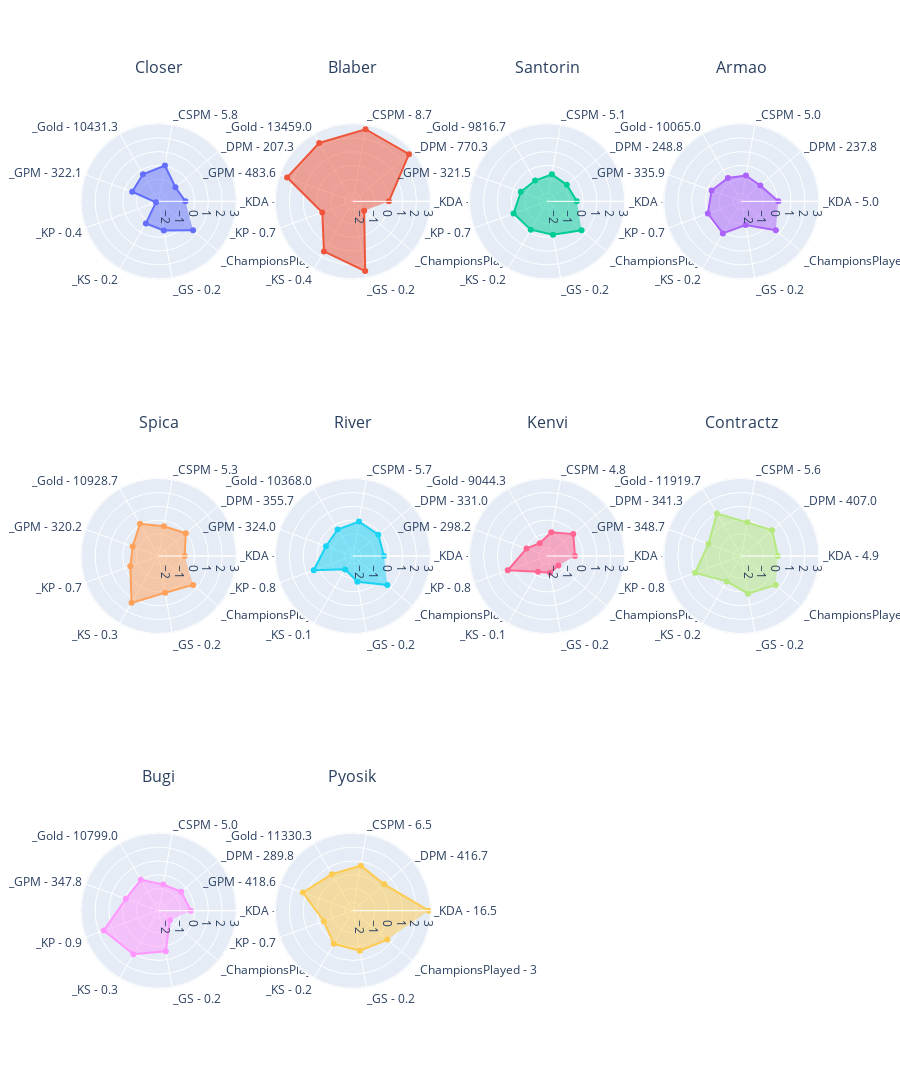

This figure's notebook cell:
### Code cell
df = players_stats.loc[players_stats["Position"] == positions[1]]
min_value, max_value = get_min_max_value(df, columns)

ROW, COLUMNS = get_rows_columns(df, 4)

fig = get_fig_subplots(df, ROWS, COLUMNS)
for i, player_name in enumerate(df.index):
    _df = df.loc[player_name, columns]
    theta_list = get_theta_list(df, player_name, origin_columns, columns)

    r, c = get_rc(i, COLUMNS)
    fig.add_trace(
        go.Scatterpolar(r=_df, theta=theta_list, fill="toself", name=player_name),
        row=r,
        col=c,
    )

fig.update_layout(
    height=400 * ROWS,
    showlegend=False,
    polar=dict(
        radialaxis=dict(visible=True),
    ),
    title=dict(y=1),
)
fig.update_annotations(yshift=20)
fig.update_polars(radialaxis=dict(range=[min_value - 0.2, max_value + 0.2]))
fig.show()

### Figure 1 — Plotly figure (JSON) as saved in the notebook; plotly's stock layout.template omitted (floating-point values rounded to 4 significant figures)
{"data": [{"fill": "toself", "name": "Closer", "r": [-0.6566, -1.009, 0.03566, -0.3309, -0.5604, -2.391, -0.7481, -0.4535, 0.6547], "subplot": "polar", "theta": ["_KDA - 2.0", "_DPM - 207.3", "_CSPM - 5.8", "_Gold - 10431.3", "_GPM - 322.1", "_KP - 0.4", "_KS - 0.2", "_GS - 0.2", "_ChampionsPlayed - 3"], "type": "scatterpolar"}, {"fill": "toself", "name": "Blaber", "r": [0.006388, 2.699, 2.696, 2.272, 2.461, -0.2407, 1.584, 2.522, -1.528], "subplot": "polar2", "theta": ["_KDA - 4.7", "_DPM - 770.3", "_CSPM - 8.7", "_Gold - 13459.0", "_GPM - 483.6", "_KP - 0.7", "_KS - 0.4", "_GS - 0.2", "_ChampionsPlayed - 2"], "type": "scatterpolar"}, {"fill": "toself", "name": "Santorin", "r": [-0.4473, -0.7361, -0.614, -0.8593, -0.572, -0.01278, -0.2257, -0.1364, 0.6547], "subplot": "polar3", "theta": ["_KDA - 2.9", "_DPM - 248.8", "_CSPM - 5.1", "_Gold - 9816.7", "_GPM - 321.5", "_KP - 0.7", "_KS - 0.2", "_GS - 0.2", "_ChampionsPlayed - 3"], "type": "scatterpolar"}, {"fill": "toself", "name": "Armao", "r": [0.07618, -0.8086, -0.6969, -0.6458, -0.3027, -0.01278, 0.08236, -0.8575, 0.6547], "subplot": "polar4", "theta": ["_KDA - 5.0", "_DPM - 237.8", "_CSPM - 5.0", "_Gold - 10065.0", "_GPM - 335.9", "_KP - 0.7", "_KS - 0.2", "_GS - 0.2", "_ChampionsPlayed - 3"], "type": "scatterpolar"}, {"fill": "toself", "name": "Spica", "r": [-0.7109, -0.0321, -0.405, 0.09668, -0.5967, -0.418, 1.315, 0.1045, 0.6547], "subplot": "polar5", "theta": ["_KDA - 1.8", "_DPM - 355.7", "_CSPM - 5.3", "_Gold - 10928.7", "_GPM - 320.2", "_KP - 0.7", "_KS - 0.3", "_GS - 0.2", "_ChampionsPlayed - 3"], "type": "scatterpolar"}, {"fill": "toself", "name": "River", "r": [-0.3513, -0.1948, -0.06391, -0.3853, -0.525, 0.4163, -1.476, -0.708, 0.6547], "subplot": "polar6", "theta": ["_KDA - 3.2", "_DPM - 331.0", "_CSPM - 5.7", "_Gold - 10368.0", "_GPM - 324.0", "_KP - 0.8", "_KS - 0.1", "_GS - 0.2", "_ChampionsPlayed - 3"], "type": "scatterpolar"}, {"fill": "toself", "name": "Kenvi", "r": [-0.5833, -0.1269, -0.8543, -1.523, -1.008, 0.4329, -1.273, -1.37, -1.528], "subplot": "polar7", "theta": ["_KDA - 2.3", "_DPM - 341.3", "_CSPM - 4.8", "_Gold - 9044.3", "_GPM - 298.2", "_KP - 0.8", "_KS - 0.1", "_GS - 0.2", "_ChampionsPlayed - 2"], "type": "scatterpolar"}, {"fill": "toself", "name": "Contractz", "r": [0.04128, 0.3057, -0.1241, 0.9486, -0.06335, 0.9656, -0.4736, 0.1737, 0.6547], "subplot": "polar8", "theta": ["_KDA - 4.9", "_DPM - 407.0", "_CSPM - 5.6", "_Gold - 11919.7", "_GPM - 348.7", "_KP - 0.8", "_KS - 0.2", "_GS - 0.2", "_ChampionsPlayed - 3"], "type": "scatterpolar"}, {"fill": "toself", "name": "Bugi", "r": [-0.2597, -0.4659, -0.678, -0.01479, -0.07865, 1.621, 1.045, 0.3814, -1.528], "subplot": "polar9", "theta": ["_KDA - 3.6", "_DPM - 289.8", "_CSPM - 5.0", "_Gold - 10799.0", "_GPM - 347.8", "_KP - 0.9", "_KS - 0.3", "_GS - 0.2", "_ChampionsPlayed - 2"], "type": "scatterpolar"}, {"fill": "toself", "name": "Pyosik", "r": [2.885, 0.3696, 0.7049, 0.442, 1.246, -0.3601, 0.1704, 0.344, 0.6547], "subplot": "polar10", "theta": ["_KDA - 16.5", "_DPM - 416.7", "_CSPM - 6.5", "_Gold - 11330.3", "_GPM - 418.6", "_KP - 0.7", "_KS - 0.2", "_GS - 0.2", "_ChampionsPlayed - 3"], "type": "scatterpolar"}], "layout": {"annotations": [{"font": {"size": 16}, "showarrow": false, "text": "Closer", "x": 0.1062, "xanchor": "center", "xref": "paper", "y": 1, "yanchor": "bottom", "yref": "paper", "yshift": 20}, {"font": {"size": 16}, "showarrow": false, "text": "Blaber", "x": 0.3688, "xanchor": "center", "xref": "paper", "y": 1, "yanchor": "bottom", "yref": "paper", "yshift": 20}, {"font": {"size": 16}, "showarrow": false, "text": "Santorin", "x": 0.6313, "xanchor": "center", "xref": "paper", "y": 1, "yanchor": "bottom", "yref": "paper", "yshift": 20}, {"font": {"size": 16}, "showarrow": false, "text": "Armao", "x": 0.8938, "xanchor": "center", "xref": "paper", "y": 1, "yanchor": "bottom", "yref": "paper", "yshift": 20}, {"font": {"size": 16}, "showarrow": false, "text": "Spica", "x": 0.1062, "xanchor": "center", "xref": "paper", "y": 0.6111, "yanchor": "bottom", "yref": "paper", "yshift": 20}, {"font": {"size": 16}, "showarrow": false, "text": "River", "x": 0.3688, "xanchor": "center", "xref": "paper", "y": 0.6111, "yanchor": "bottom", "yref": "paper", "yshift": 20}, {"font": {"size": 16}, "showarrow": false, "text": "Kenvi", "x": 0.6313, "xanchor": "center", "xref": "paper", "y": 0.6111, "yanchor": "bottom", "yref": "paper", "yshift": 20}, {"font": {"size": 16}, "showarrow": false, "text": "Contractz", "x": 0.8938, "xanchor": "center", "xref": "paper", "y": 0.6111, "yanchor": "bottom", "yref": "paper", "yshift": 20}, {"font": {"size": 16}, "showarrow": false, "text": "Bugi", "x": 0.1062, "xanchor": "center", "xref": "paper", "y": 0.2222, "yanchor": "bottom", "yref": "paper", "yshift": 20}, {"font": {"size": 16}, "showarrow": false, "text": "Pyosik", "x": 0.3688, "xanchor": "center", "xref": "paper", "y": 0.2222, "yanchor": "bottom", "yref": "paper", "yshift": 20}], "height": 1200, "polar": {"domain": {"x": [0, 0.2125], "y": [0.7778, 1]}, "radialaxis": {"range": [-2.591, 3.085], "visible": true}}, "polar10": {"domain": {"x": [0.2625, 0.475], "y": [0, 0.2222]}, "radialaxis": {"range": [-2.591, 3.085]}}, "polar11": {"domain": {"x": [0.525, 0.7375], "y": [0, 0.2222]}, "radialaxis": {"range": [-2.591, 3.085]}}, "polar12": {"domain": {"x": [0.7875, 1], "y": [0, 0.2222]}, "radialaxis": {"range": [-2.591, 3.085]}}, "polar2": {"domain": {"x": [0.2625, 0.475], "y": [0.7778, 1]}, "radialaxis": {"range": [-2.591, 3.085]}}, "polar3": {"domain": {"x": [0.525, 0.7375], "y": [0.7778, 1]}, "radialaxis": {"range": [-2.591, 3.085]}}, "polar4": {"domain": {"x": [0.7875, 1], "y": [0.7778, 1]}, "radialaxis": {"range": [-2.591, 3.085]}}, "polar5": {"domain": {"x": [0, 0.2125], "y": [0.3889, 0.6111]}, "radialaxis": {"range": [-2.591, 3.085]}}, "polar6": {"domain": {"x": [0.2625, 0.475], "y": [0.3889, 0.6111]}, "radialaxis": {"range": [-2.591, 3.085]}}, "polar7": {"domain": {"x": [0.525, 0.7375], "y": [0.3889, 0.6111]}, "radialaxis": {"range": [-2.591, 3.085]}}, "polar8": {"domain": {"x": [0.7875, 1], "y": [0.3889, 0.6111]}, "radialaxis": {"range": [-2.591, 3.085]}}, "polar9": {"domain": {"x": [0, 0.2125], "y": [0, 0.2222]}, "radialaxis": {"range": [-2.591, 3.085]}}, "showlegend": false, "title": {"y": 1}}}
